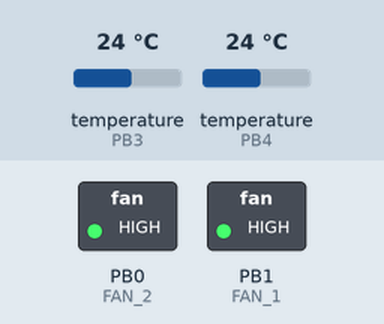
Simulated run of this sketch. Board: ATtiny85, built with avr-gcc and run on an emulated ATtiny85. On the bench: switched loads named in the sketch (green lamp = pin HIGH). The test bench sets the inputs (shaded band); at power-on: temperature (sensors on PB3, PB4) 24 °C. What the sketch prints to the serial monitor is not drawn.

Above: at 0.1 s.
At 6.2 s:
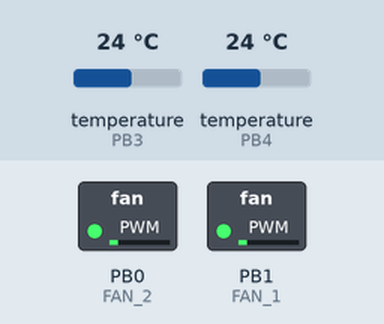
6.3 s: temperature (sensor on PB3) set to 41 °C
At 8.8 s:
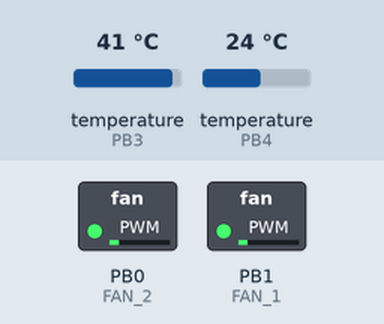
Timing chart, 0 to 10.3 s (numbered marks = the images above; inputs shaded):
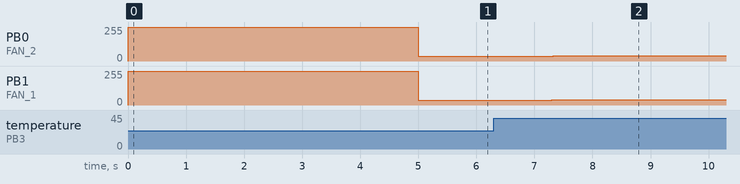

Measured:
- after the input at 6.3 s, PB0 (FAN_2): 36/255 → 39/255 after 1.0 s; PB1 (FAN_1): 35/255 → 38/255 after 1.0 s

The sketch:

attiny85_fan_control.ino
```cpp
// OneWire DS18B20 Temperature Switch on ATtiny85
// http://www.nerdkits.com/forum/thread/2849/
// source: http://www.electroschematics.com/9540/arduino-fan-speed-controlled-temperature/


#include <OneWire.h>


#include <SoftwareSerial.h>
#define SERIAL_RX -1
#define SERIAL_TX 2
SoftwareSerial mySerial(SERIAL_RX, SERIAL_TX); // RX, TX

// fan switch temperatures
#define TEMP_MIN 40 // C°
#define TEMP_MAX 100 // C°
// #define FT_START 3000 // msec
#define FT_START 5000 // msec
#define DELAY_TIMEOUT	1000
// #define PWM_MIN 70 // минимальное значение pwm
// #define PWM_MIN 65 // минимальное значение pwm
// #define PWM_MIN 55 // минимальное значение pwm
#define PWM_MIN_1 35 // минимальное значение pwm
#define PWM_MAX_1 255 // максимальное значение pwm
#define PWM_MIN_2 36 // минимальное значение pwm
#define PWM_MAX_2 255 // максимальное значение pwm
// pins
// ATMEL ATTINY45 / ARDUINO
//                           +-\/-+
//  Ain0       (D  5)  PB5  1|    |8   VCC
//  Ain3       (D  3)  PB3  2|    |7   PB2  (D  2)  INT0  Ain1
//  Ain2       (D  4)  PB4  3|    |6   PB1  (D  1)        pwm1
//                     GND  4|    |5   PB0  (D  0)        pwm0
//                           +----+
#define DS_1 3
#define DS_2 4
// #define STATUS_LED  2
#define FAN_1 1
#define FAN_2 0

OneWire ds1(DS_1);  // Dallas one wire data buss pin, a 4.7K resistor pullup is needed
OneWire ds2(DS_2);  // Dallas one wire data buss pin, a 4.7K resistor pullup is needed


void setup() {
	mySerial.begin(9600);


	pinMode(FAN_1, OUTPUT);
    pinMode(FAN_2, OUTPUT);

	// pinMode(STATUS_LED, OUTPUT);

	// delay(1000);
	// расскрутить после включения на максимум на время FT_START и после выставить минимальную скорость
	analogWrite(FAN_1, PWM_MAX_1);
	analogWrite(FAN_2, PWM_MAX_2);
	delay(FT_START);
	analogWrite(FAN_1, PWM_MIN_1);
	analogWrite(FAN_2, PWM_MIN_2);
}

void loop() {

	delay(DELAY_TIMEOUT);
	mySerial.print(F("ds1"));
	int temp1 = GetMaxTemperature(&ds1);
	mySerial.print(F("ds2"));
	int temp2 = GetMaxTemperature(&ds2);
	int maxTemp = max(temp1, temp2);

	mySerial.print(F("fan1;"));
	SetFanSpeedWithTemp(FAN_1, maxTemp, PWM_MIN_1, PWM_MAX_1);
    mySerial.print(F("fan2;"));
	SetFanSpeedWithTemp(FAN_2, maxTemp, PWM_MIN_2, PWM_MAX_2);
}


int16_t GetMaxTemperature(OneWire *Sensor) {
	byte data[12];
	int16_t raw = 0;
	int16_t celsius = 0;
	int16_t maxValue = 0;

	byte addr[8];

	Sensor->reset_search();

	while(Sensor->search(addr)) {
		Sensor->reset();       // reset one wire buss
		Sensor->select(addr);
		Sensor->write(0x44);   // start conversion
		// delay(1000);                     // wait for the conversion
		Sensor->reset();
		// Sensor->skip();
		Sensor->select(addr);
		Sensor->write(0xBE);   // Read Scratchpad
		for (byte i = 0; i < 9; i++) {       // 9 bytes
			data[i] = Sensor->read();
		}
		// Convert the data to actual temperature
		raw = (data[1] << 8) | data[0];
		celsius = raw / 16;

		mySerial.print(F(";"));
		printAddress(addr);
		mySerial.print(F(";"));
		mySerial.print(celsius);

		// обновить максимальное значение
		if (celsius > maxValue) {
			maxValue = celsius;
		}
	}
	Sensor->reset_search();

	mySerial.println(F(""));

	return maxValue;
}

void printAddress(byte *deviceAddress) {
  for (uint8_t i = 0; i < 8; i++)
  {
    // zero pad the address if necessary
    if (deviceAddress[i] < 16) Serial.print("0");
    mySerial.print(deviceAddress[i], HEX);
  }
}

void SetFanSpeedWithTemp(int fanPin, int temp, int pwmMin, int pwmMax) {
	int fanSpeed = pwmMin;
	// if(temp < TEMP_MIN) {   // if temp is lower than minimum temp
		// fanSpeed = 0;      // fan is not spinning
		// digitalWrite(fanPin, LOW);
	// }
	if(temp < TEMP_MIN) {
		analogWrite(fanPin, pwmMin);
	}
	if((temp >= TEMP_MIN) && (temp <= TEMP_MAX)) {  // if temperature is higher than minimum temp
		fanSpeed = map(temp, TEMP_MIN, TEMP_MAX, pwmMin, pwmMax); // the actual speed of fan
		analogWrite(fanPin, fanSpeed);  // spin the fan at the fanSpeed speed
	}

	if(temp > TEMP_MAX) {        // if temp is higher than tempMax
		fanSpeed = pwmMax;
	}
	// if(temp > TEMP_MAX) {        // if temp is higher than tempMax
		// digitalWrite(STATUS_LED, HIGH);  // turn on led
	// } else {                    // else turn of led
		// digitalWrite(STATUS_LED, LOW);
	// }
	int fanPrecent = map(fanSpeed, pwmMin, pwmMax, 0, 100);

	mySerial.print(temp);      // display the temperature
	mySerial.print(F(";C;"));
	mySerial.print(fanPrecent);    // display the fan speed
	mySerial.print(F(";%;"));
	mySerial.print(fanSpeed);    // display the fan speed
	mySerial.println(F(";pwm"));
}
```
